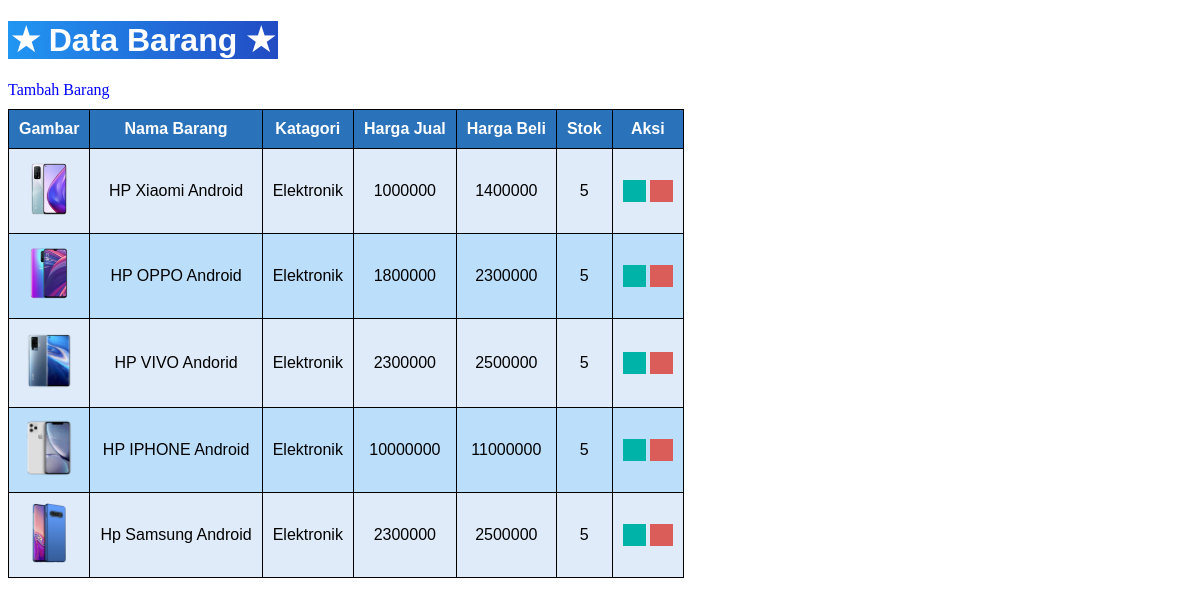
The page / on the database its author committed.
### tables this page shows
CREATE TABLE `data_barang` (
  `id_barang` int(10) NOT NULL,
  `kategori` varchar(30) DEFAULT NULL,
  `nama` varchar(30) DEFAULT NULL,
  `gambar` varchar(100) DEFAULT NULL,
  `harga_beli` decimal(10,0) DEFAULT NULL,
  `harga_jual` decimal(10,0) DEFAULT NULL,
  `stok` int(4) DEFAULT NULL
);

### index.php (the view, shortened to what this page needs)
<?php
include("koneksi.php");
$sql = 'SELECT * FROM data_barang';
$result = mysqli_query($conn, $sql);
?>
<!DOCTYPE html>
<html lang="en">
<head>
  <link href="index.css" rel="stylesheet" type="text/css" />
</head>
<body>
  <div class="container">
    <h1>★ Data Barang ★</h1>
    <a class="tambahBarang" href="tambah.php">Tambah Barang</a>
    <div class="main">
      <table>
        <tr>
          <th>Gambar</th>
          <th>Nama Barang</th>
          <th>Katagori</th>
          <th>Harga Jual</th>
          <th>Harga Beli</th>
          <th>Stok</th>
          <th>Aksi</th>
        </tr>
        <?php if ($result) : ?>
          <?php while ($row = mysqli_fetch_array($result)) : ?>
            <tr>
              <td><img src="gambar/<?= $row['gambar']; ?>" alt="<?= $row['nama']; ?>"></td>
              <td><?= $row['nama']; ?></td>
              <td><?= $row['kategori']; ?></td>
              <td><?= $row['harga_beli']; ?></td>
              <td><?= $row['harga_jual']; ?></td>
              <td><?= $row['stok']; ?></td>
              <td>
                <a href="ubah.php?id=<?= $row['id_barang']; ?>"><input type='button' class='btn-ubah'></a>
                <a href="hapus.php?id=<?= $row['id_barang']; ?>"><input type='button' class='btn-delete'></a>
              </td>
            </tr>
          <?php endwhile;
        else : ?>
          <tr>
            <td colspan="7">Belum ada data</td>
          </tr>
        <?php endif; ?>
      </table>
    </div>
  </div>
</body>
</html>

### index.css (style rules this page uses)
h1 { color: white; font-family: Arial, Helvetica, sans-serif; background: -webkit-linear-gradient(right, #224bc3, #2196f3); width: 270px; text-align: center; }
.container .tambahBarang { display: block; text-decoration: none; color: blue; margin-bottom: 10px; }
table { border-collapse: collapse; border-spacing: 0; font-family: Arial, sans-serif; font-size: 16px; background-color: #bbdefb; }
table th { font-weight: bold; padding: 10px; color: #fff; background-color: #2a72ba; border-top: 1px black solid; border-bottom: 1px black solid; border-right: 1px black solid; border-left: 1px black solid; }
table td { padding: 10px; border-top: 1px black solid; border-bottom: 1px black solid; border-right: 1px black solid; border-left: 1px black solid; text-align: center; }
tr:nth-child(even) { background-color: #dfebf8; }
img { width: 60px; object-fit: cover; object-position: top; }
.btn-delete { border: 1px solid #db5d59; background: #db5d59 url("gambar/hapus.png") no-repeat 5px 4px; height: 22px; padding-left: 15px; padding-top: 5px; }
.btn-ubah { border: 1px solid #00b3a8; background: #00b3a8 url("gambar/ubah.png") no-repeat 5px 4px; height: 22px; padding-left: 15px; padding-top: 5px; }

### rows shown on the page
data_barang: gambar (picture), nama "HP Xiaomi Android", kategori "Elektronik", harga_beli "1000000", harga_jual "1400000", stok "5"
data_barang: gambar (picture), nama "HP OPPO Android", kategori "Elektronik", harga_beli "1800000", harga_jual "2300000", stok "5"
data_barang: gambar (picture), nama "HP VIVO Andorid", kategori "Elektronik", harga_beli "2300000", harga_jual "2500000", stok "5"
data_barang: gambar (picture), nama "HP IPHONE Android", kategori "Elektronik", harga_beli "10000000", harga_jual "11000000", stok "5"
data_barang: gambar (picture), nama "Hp Samsung Android", kategori "Elektronik", harga_beli "2300000", harga_jual "2500000", stok "5"
